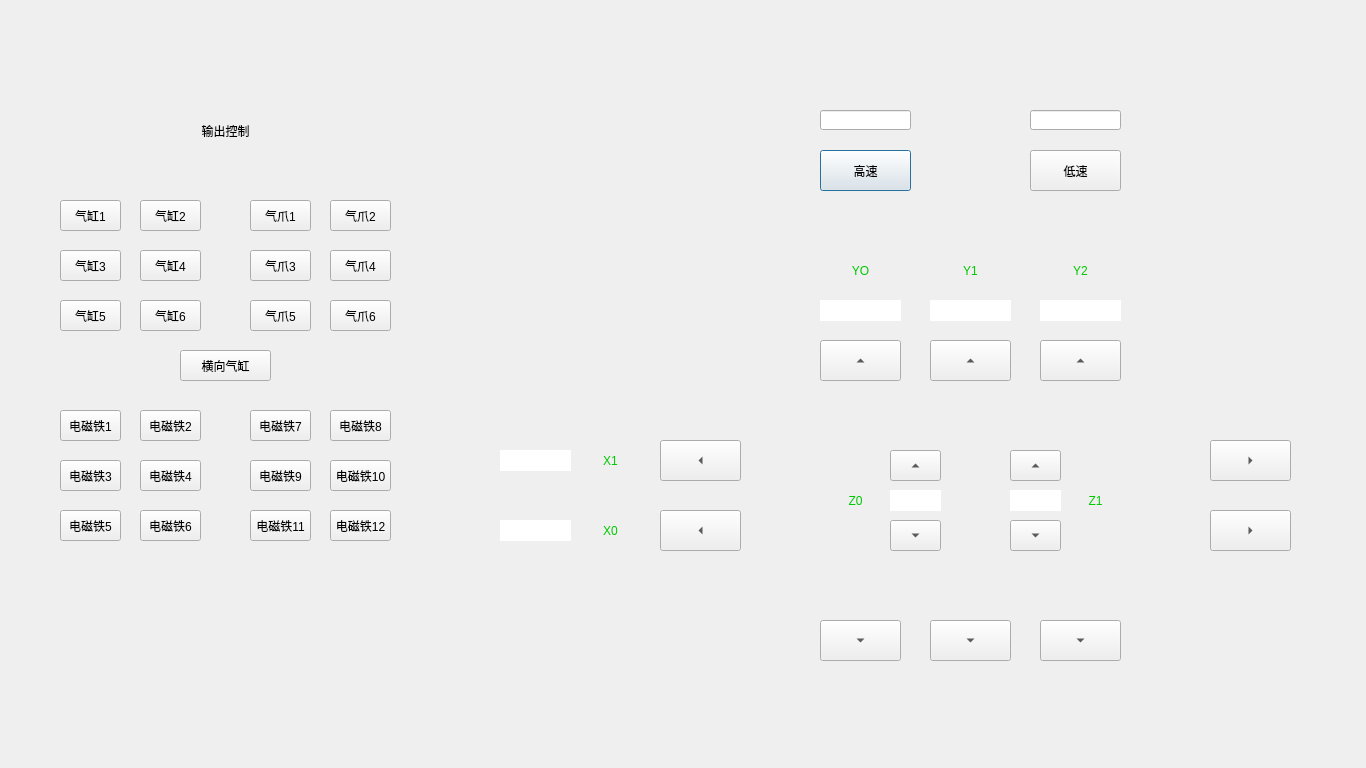
<?xml version="1.0" encoding="UTF-8"?>
<ui version="4.0">
 <class>commissioning</class>
 <widget class="QDialog" name="commissioning">
  <property name="geometry">
   <rect>
    <x>0</x>
    <y>0</y>
    <width>1366</width>
    <height>768</height>
   </rect>
  </property>
  <property name="windowTitle">
   <string>Machine Commissioning</string>
  </property>
  <widget class="QToolButton" name="Y0_AHEAD">
   <property name="geometry">
    <rect>
     <x>820</x>
     <y>340</y>
     <width>81</width>
     <height>41</height>
    </rect>
   </property>
   <property name="text">
    <string>...</string>
   </property>
   <property name="arrowType">
    <enum>Qt::UpArrow</enum>
   </property>
   <attribute name="buttonGroup">
    <string notr="true">commi_button_group</string>
   </attribute>
  </widget>
  <widget class="QToolButton" name="YO_BACK">
   <property name="geometry">
    <rect>
     <x>820</x>
     <y>620</y>
     <width>81</width>
     <height>41</height>
    </rect>
   </property>
   <property name="text">
    <string>...</string>
   </property>
   <property name="arrowType">
    <enum>Qt::DownArrow</enum>
   </property>
   <attribute name="buttonGroup">
    <string notr="true">commi_button_group</string>
   </attribute>
  </widget>
  <widget class="QToolButton" name="X1_RIGHT">
   <property name="geometry">
    <rect>
     <x>1210</x>
     <y>440</y>
     <width>81</width>
     <height>41</height>
    </rect>
   </property>
   <property name="text">
    <string>...</string>
   </property>
   <property name="arrowType">
    <enum>Qt::RightArrow</enum>
   </property>
   <attribute name="buttonGroup">
    <string notr="true">commi_button_group</string>
   </attribute>
  </widget>
  <widget class="QToolButton" name="X1_LEFT">
   <property name="geometry">
    <rect>
     <x>660</x>
     <y>440</y>
     <width>81</width>
     <height>41</height>
    </rect>
   </property>
   <property name="text">
    <string>...</string>
   </property>
   <property name="arrowType">
    <enum>Qt::LeftArrow</enum>
   </property>
   <attribute name="buttonGroup">
    <string notr="true">commi_button_group</string>
   </attribute>
  </widget>
  <widget class="QToolButton" name="Y1_AHEAD">
   <property name="geometry">
    <rect>
     <x>930</x>
     <y>340</y>
     <width>81</width>
     <height>41</height>
    </rect>
   </property>
   <property name="text">
    <string>...</string>
   </property>
   <property name="arrowType">
    <enum>Qt::UpArrow</enum>
   </property>
   <attribute name="buttonGroup">
    <string notr="true">commi_button_group</string>
   </attribute>
  </widget>
  <widget class="QToolButton" name="Y1_BACK">
   <property name="geometry">
    <rect>
     <x>930</x>
     <y>620</y>
     <width>81</width>
     <height>41</height>
    </rect>
   </property>
   <property name="text">
    <string>...</string>
   </property>
   <property name="arrowType">
    <enum>Qt::DownArrow</enum>
   </property>
   <attribute name="buttonGroup">
    <string notr="true">commi_button_group</string>
   </attribute>
  </widget>
  <widget class="QToolButton" name="Y2_AHEAD">
   <property name="geometry">
    <rect>
     <x>1040</x>
     <y>340</y>
     <width>81</width>
     <height>41</height>
    </rect>
   </property>
   <property name="text">
    <string>...</string>
   </property>
   <property name="arrowType">
    <enum>Qt::UpArrow</enum>
   </property>
   <attribute name="buttonGroup">
    <string notr="true">commi_button_group</string>
   </attribute>
  </widget>
  <widget class="QToolButton" name="Y2_BACK">
   <property name="geometry">
    <rect>
     <x>1040</x>
     <y>620</y>
     <width>81</width>
     <height>41</height>
    </rect>
   </property>
   <property name="text">
    <string>...</string>
   </property>
   <property name="arrowType">
    <enum>Qt::DownArrow</enum>
   </property>
   <attribute name="buttonGroup">
    <string notr="true">commi_button_group</string>
   </attribute>
  </widget>
  <widget class="QToolButton" name="X0_LEFT">
   <property name="geometry">
    <rect>
     <x>660</x>
     <y>510</y>
     <width>81</width>
     <height>41</height>
    </rect>
   </property>
   <property name="text">
    <string>...</string>
   </property>
   <property name="arrowType">
    <enum>Qt::LeftArrow</enum>
   </property>
   <attribute name="buttonGroup">
    <string notr="true">commi_button_group</string>
   </attribute>
  </widget>
  <widget class="QToolButton" name="X0_RIGHT">
   <property name="geometry">
    <rect>
     <x>1210</x>
     <y>510</y>
     <width>81</width>
     <height>41</height>
    </rect>
   </property>
   <property name="text">
    <string>...</string>
   </property>
   <property name="arrowType">
    <enum>Qt::RightArrow</enum>
   </property>
   <attribute name="buttonGroup">
    <string notr="true">commi_button_group</string>
   </attribute>
  </widget>
  <widget class="QToolButton" name="Z0_UP">
   <property name="geometry">
    <rect>
     <x>890</x>
     <y>450</y>
     <width>51</width>
     <height>31</height>
    </rect>
   </property>
   <property name="text">
    <string>...</string>
   </property>
   <property name="arrowType">
    <enum>Qt::UpArrow</enum>
   </property>
   <attribute name="buttonGroup">
    <string notr="true">commi_button_group</string>
   </attribute>
  </widget>
  <widget class="QToolButton" name="Z0_DOWN">
   <property name="geometry">
    <rect>
     <x>890</x>
     <y>520</y>
     <width>51</width>
     <height>31</height>
    </rect>
   </property>
   <property name="text">
    <string>...</string>
   </property>
   <property name="arrowType">
    <enum>Qt::DownArrow</enum>
   </property>
   <attribute name="buttonGroup">
    <string notr="true">commi_button_group</string>
   </attribute>
  </widget>
  <widget class="QToolButton" name="Z1_UP">
   <property name="geometry">
    <rect>
     <x>1010</x>
     <y>450</y>
     <width>51</width>
     <height>31</height>
    </rect>
   </property>
   <property name="text">
    <string>...</string>
   </property>
   <property name="arrowType">
    <enum>Qt::UpArrow</enum>
   </property>
   <attribute name="buttonGroup">
    <string notr="true">commi_button_group</string>
   </attribute>
  </widget>
  <widget class="QToolButton" name="Z1_DOWN">
   <property name="geometry">
    <rect>
     <x>1010</x>
     <y>520</y>
     <width>51</width>
     <height>31</height>
    </rect>
   </property>
   <property name="text">
    <string>...</string>
   </property>
   <property name="arrowType">
    <enum>Qt::DownArrow</enum>
   </property>
   <attribute name="buttonGroup">
    <string notr="true">commi_button_group</string>
   </attribute>
  </widget>
  <widget class="QLabel" name="Y0">
   <property name="geometry">
    <rect>
     <x>830</x>
     <y>250</y>
     <width>61</width>
     <height>41</height>
    </rect>
   </property>
   <property name="palette">
    <palette>
     <active>
      <colorrole role="WindowText">
       <brush brushstyle="SolidPattern">
        <color alpha="255">
         <red>0</red>
         <green>200</green>
         <blue>0</blue>
        </color>
       </brush>
      </colorrole>
      <colorrole role="Text">
       <brush brushstyle="SolidPattern">
        <color alpha="255">
         <red>0</red>
         <green>200</green>
         <blue>0</blue>
        </color>
       </brush>
      </colorrole>
     </active>
     <inactive>
      <colorrole role="WindowText">
       <brush brushstyle="SolidPattern">
        <color alpha="255">
         <red>0</red>
         <green>200</green>
         <blue>0</blue>
        </color>
       </brush>
      </colorrole>
      <colorrole role="Text">
       <brush brushstyle="SolidPattern">
        <color alpha="255">
         <red>0</red>
         <green>200</green>
         <blue>0</blue>
        </color>
       </brush>
      </colorrole>
     </inactive>
     <disabled>
      <colorrole role="WindowText">
       <brush brushstyle="SolidPattern">
        <color alpha="255">
         <red>120</red>
         <green>120</green>
         <blue>120</blue>
        </color>
       </brush>
      </colorrole>
      <colorrole role="Text">
       <brush brushstyle="SolidPattern">
        <color alpha="255">
         <red>120</red>
         <green>120</green>
         <blue>120</blue>
        </color>
       </brush>
      </colorrole>
     </disabled>
    </palette>
   </property>
   <property name="styleSheet">
    <string notr="true">font: 24pt &quot;Adobe 黑体 Std R&quot;;</string>
   </property>
   <property name="text">
    <string>YO</string>
   </property>
   <property name="alignment">
    <set>Qt::AlignCenter</set>
   </property>
  </widget>
  <widget class="QLabel" name="Y1">
   <property name="geometry">
    <rect>
     <x>940</x>
     <y>250</y>
     <width>61</width>
     <height>41</height>
    </rect>
   </property>
   <property name="palette">
    <palette>
     <active>
      <colorrole role="WindowText">
       <brush brushstyle="SolidPattern">
        <color alpha="255">
         <red>0</red>
         <green>200</green>
         <blue>0</blue>
        </color>
       </brush>
      </colorrole>
     </active>
     <inactive>
      <colorrole role="WindowText">
       <brush brushstyle="SolidPattern">
        <color alpha="255">
         <red>0</red>
         <green>200</green>
         <blue>0</blue>
        </color>
       </brush>
      </colorrole>
     </inactive>
     <disabled>
      <colorrole role="WindowText">
       <brush brushstyle="SolidPattern">
        <color alpha="255">
         <red>120</red>
         <green>120</green>
         <blue>120</blue>
        </color>
       </brush>
      </colorrole>
     </disabled>
    </palette>
   </property>
   <property name="styleSheet">
    <string notr="true">font: 24pt &quot;Adobe 黑体 Std R&quot;;</string>
   </property>
   <property name="text">
    <string>Y1</string>
   </property>
   <property name="alignment">
    <set>Qt::AlignCenter</set>
   </property>
  </widget>
  <widget class="QLabel" name="Y2">
   <property name="geometry">
    <rect>
     <x>1050</x>
     <y>250</y>
     <width>61</width>
     <height>41</height>
    </rect>
   </property>
   <property name="palette">
    <palette>
     <active>
      <colorrole role="WindowText">
       <brush brushstyle="SolidPattern">
        <color alpha="255">
         <red>0</red>
         <green>200</green>
         <blue>0</blue>
        </color>
       </brush>
      </colorrole>
     </active>
     <inactive>
      <colorrole role="WindowText">
       <brush brushstyle="SolidPattern">
        <color alpha="255">
         <red>0</red>
         <green>200</green>
         <blue>0</blue>
        </color>
       </brush>
      </colorrole>
     </inactive>
     <disabled>
      <colorrole role="WindowText">
       <brush brushstyle="SolidPattern">
        <color alpha="255">
         <red>120</red>
         <green>120</green>
         <blue>120</blue>
        </color>
       </brush>
      </colorrole>
     </disabled>
    </palette>
   </property>
   <property name="styleSheet">
    <string notr="true">font: 24pt &quot;Adobe 黑体 Std R&quot;;</string>
   </property>
   <property name="text">
    <string>Y2</string>
   </property>
   <property name="alignment">
    <set>Qt::AlignCenter</set>
   </property>
  </widget>
  <widget class="QLabel" name="X0">
   <property name="geometry">
    <rect>
     <x>580</x>
     <y>510</y>
     <width>61</width>
     <height>41</height>
    </rect>
   </property>
   <property name="palette">
    <palette>
     <active>
      <colorrole role="WindowText">
       <brush brushstyle="SolidPattern">
        <color alpha="255">
         <red>0</red>
         <green>200</green>
         <blue>0</blue>
        </color>
       </brush>
      </colorrole>
     </active>
     <inactive>
      <colorrole role="WindowText">
       <brush brushstyle="SolidPattern">
        <color alpha="255">
         <red>0</red>
         <green>200</green>
         <blue>0</blue>
        </color>
       </brush>
      </colorrole>
     </inactive>
     <disabled>
      <colorrole role="WindowText">
       <brush brushstyle="SolidPattern">
        <color alpha="255">
         <red>120</red>
         <green>120</green>
         <blue>120</blue>
        </color>
       </brush>
      </colorrole>
     </disabled>
    </palette>
   </property>
   <property name="styleSheet">
    <string notr="true">font: 24pt &quot;Adobe 黑体 Std R&quot;;</string>
   </property>
   <property name="text">
    <string>X0</string>
   </property>
   <property name="alignment">
    <set>Qt::AlignCenter</set>
   </property>
  </widget>
  <widget class="QLabel" name="X1">
   <property name="geometry">
    <rect>
     <x>580</x>
     <y>440</y>
     <width>61</width>
     <height>41</height>
    </rect>
   </property>
   <property name="palette">
    <palette>
     <active>
      <colorrole role="WindowText">
       <brush brushstyle="SolidPattern">
        <color alpha="255">
         <red>0</red>
         <green>200</green>
         <blue>0</blue>
        </color>
       </brush>
      </colorrole>
     </active>
     <inactive>
      <colorrole role="WindowText">
       <brush brushstyle="SolidPattern">
        <color alpha="255">
         <red>0</red>
         <green>200</green>
         <blue>0</blue>
        </color>
       </brush>
      </colorrole>
     </inactive>
     <disabled>
      <colorrole role="WindowText">
       <brush brushstyle="SolidPattern">
        <color alpha="255">
         <red>120</red>
         <green>120</green>
         <blue>120</blue>
        </color>
       </brush>
      </colorrole>
     </disabled>
    </palette>
   </property>
   <property name="styleSheet">
    <string notr="true">font: 24pt &quot;Adobe 黑体 Std R&quot;;</string>
   </property>
   <property name="text">
    <string>X1</string>
   </property>
   <property name="alignment">
    <set>Qt::AlignCenter</set>
   </property>
  </widget>
  <widget class="QLabel" name="Z0">
   <property name="geometry">
    <rect>
     <x>830</x>
     <y>480</y>
     <width>51</width>
     <height>41</height>
    </rect>
   </property>
   <property name="palette">
    <palette>
     <active>
      <colorrole role="WindowText">
       <brush brushstyle="SolidPattern">
        <color alpha="255">
         <red>0</red>
         <green>200</green>
         <blue>0</blue>
        </color>
       </brush>
      </colorrole>
     </active>
     <inactive>
      <colorrole role="WindowText">
       <brush brushstyle="SolidPattern">
        <color alpha="255">
         <red>0</red>
         <green>200</green>
         <blue>0</blue>
        </color>
       </brush>
      </colorrole>
     </inactive>
     <disabled>
      <colorrole role="WindowText">
       <brush brushstyle="SolidPattern">
        <color alpha="255">
         <red>120</red>
         <green>120</green>
         <blue>120</blue>
        </color>
       </brush>
      </colorrole>
     </disabled>
    </palette>
   </property>
   <property name="styleSheet">
    <string notr="true">font: 24pt &quot;Adobe 黑体 Std R&quot;;</string>
   </property>
   <property name="text">
    <string>Z0</string>
   </property>
   <property name="alignment">
    <set>Qt::AlignCenter</set>
   </property>
  </widget>
  <widget class="QLabel" name="Z1">
   <property name="geometry">
    <rect>
     <x>1070</x>
     <y>480</y>
     <width>51</width>
     <height>41</height>
    </rect>
   </property>
   <property name="palette">
    <palette>
     <active>
      <colorrole role="WindowText">
       <brush brushstyle="SolidPattern">
        <color alpha="255">
         <red>0</red>
         <green>200</green>
         <blue>0</blue>
        </color>
       </brush>
      </colorrole>
     </active>
     <inactive>
      <colorrole role="WindowText">
       <brush brushstyle="SolidPattern">
        <color alpha="255">
         <red>0</red>
         <green>200</green>
         <blue>0</blue>
        </color>
       </brush>
      </colorrole>
     </inactive>
     <disabled>
      <colorrole role="WindowText">
       <brush brushstyle="SolidPattern">
        <color alpha="255">
         <red>120</red>
         <green>120</green>
         <blue>120</blue>
        </color>
       </brush>
      </colorrole>
     </disabled>
    </palette>
   </property>
   <property name="styleSheet">
    <string notr="true">font: 24pt &quot;Adobe 黑体 Std R&quot;;</string>
   </property>
   <property name="text">
    <string>Z1</string>
   </property>
   <property name="alignment">
    <set>Qt::AlignCenter</set>
   </property>
  </widget>
  <widget class="QPushButton" name="HIGH_SPEED">
   <property name="geometry">
    <rect>
     <x>820</x>
     <y>150</y>
     <width>91</width>
     <height>41</height>
    </rect>
   </property>
   <property name="styleSheet">
    <string notr="true">font: 14pt &quot;Adobe 黑体 Std R&quot;;</string>
   </property>
   <property name="text">
    <string>高速</string>
   </property>
  </widget>
  <widget class="QPushButton" name="LOW_SPEED">
   <property name="geometry">
    <rect>
     <x>1030</x>
     <y>150</y>
     <width>91</width>
     <height>41</height>
    </rect>
   </property>
   <property name="styleSheet">
    <string notr="true">font: 14pt &quot;Adobe 黑体 Std R&quot;;</string>
   </property>
   <property name="text">
    <string>低速</string>
   </property>
   <attribute name="buttonGroup">
    <string notr="true">Position_Group</string>
   </attribute>
  </widget>
  <widget class="QPushButton" name="AirCylinder1">
   <property name="geometry">
    <rect>
     <x>60</x>
     <y>200</y>
     <width>61</width>
     <height>31</height>
    </rect>
   </property>
   <property name="text">
    <string>气缸1</string>
   </property>
   <attribute name="buttonGroup">
    <string notr="true">AirCylinder_Group</string>
   </attribute>
  </widget>
  <widget class="QPushButton" name="AirCylinder2">
   <property name="geometry">
    <rect>
     <x>140</x>
     <y>200</y>
     <width>61</width>
     <height>31</height>
    </rect>
   </property>
   <property name="text">
    <string>气缸2</string>
   </property>
   <attribute name="buttonGroup">
    <string notr="true">AirCylinder_Group</string>
   </attribute>
  </widget>
  <widget class="QPushButton" name="AirCylinder4">
   <property name="geometry">
    <rect>
     <x>140</x>
     <y>250</y>
     <width>61</width>
     <height>31</height>
    </rect>
   </property>
   <property name="text">
    <string>气缸4</string>
   </property>
   <attribute name="buttonGroup">
    <string notr="true">AirCylinder_Group</string>
   </attribute>
  </widget>
  <widget class="QPushButton" name="AirCylinder3">
   <property name="geometry">
    <rect>
     <x>60</x>
     <y>250</y>
     <width>61</width>
     <height>31</height>
    </rect>
   </property>
   <property name="text">
    <string>气缸3</string>
   </property>
   <attribute name="buttonGroup">
    <string notr="true">AirCylinder_Group</string>
   </attribute>
  </widget>
  <widget class="QPushButton" name="AirCylinder5">
   <property name="geometry">
    <rect>
     <x>60</x>
     <y>300</y>
     <width>61</width>
     <height>31</height>
    </rect>
   </property>
   <property name="text">
    <string>气缸5</string>
   </property>
   <attribute name="buttonGroup">
    <string notr="true">AirCylinder_Group</string>
   </attribute>
  </widget>
  <widget class="QPushButton" name="AirCylinder6">
   <property name="geometry">
    <rect>
     <x>140</x>
     <y>300</y>
     <width>61</width>
     <height>31</height>
    </rect>
   </property>
   <property name="text">
    <string>气缸6</string>
   </property>
   <attribute name="buttonGroup">
    <string notr="true">AirCylinder_Group</string>
   </attribute>
  </widget>
  <widget class="QPushButton" name="Electromagnet6">
   <property name="geometry">
    <rect>
     <x>140</x>
     <y>510</y>
     <width>61</width>
     <height>31</height>
    </rect>
   </property>
   <property name="text">
    <string>电磁铁6</string>
   </property>
   <attribute name="buttonGroup">
    <string notr="true">Electromagnet_Group</string>
   </attribute>
  </widget>
  <widget class="QPushButton" name="Electromagnet4">
   <property name="geometry">
    <rect>
     <x>140</x>
     <y>460</y>
     <width>61</width>
     <height>31</height>
    </rect>
   </property>
   <property name="text">
    <string>电磁铁4</string>
   </property>
   <attribute name="buttonGroup">
    <string notr="true">Electromagnet_Group</string>
   </attribute>
  </widget>
  <widget class="QPushButton" name="Electromagnet2">
   <property name="geometry">
    <rect>
     <x>140</x>
     <y>410</y>
     <width>61</width>
     <height>31</height>
    </rect>
   </property>
   <property name="text">
    <string>电磁铁2</string>
   </property>
   <attribute name="buttonGroup">
    <string notr="true">Electromagnet_Group</string>
   </attribute>
  </widget>
  <widget class="QPushButton" name="Electromagnet1">
   <property name="geometry">
    <rect>
     <x>60</x>
     <y>410</y>
     <width>61</width>
     <height>31</height>
    </rect>
   </property>
   <property name="text">
    <string>电磁铁1</string>
   </property>
   <attribute name="buttonGroup">
    <string notr="true">Electromagnet_Group</string>
   </attribute>
  </widget>
  <widget class="QPushButton" name="Electromagnet5">
   <property name="geometry">
    <rect>
     <x>60</x>
     <y>510</y>
     <width>61</width>
     <height>31</height>
    </rect>
   </property>
   <property name="text">
    <string>电磁铁5</string>
   </property>
   <attribute name="buttonGroup">
    <string notr="true">Electromagnet_Group</string>
   </attribute>
  </widget>
  <widget class="QPushButton" name="Electromagnet3">
   <property name="geometry">
    <rect>
     <x>60</x>
     <y>460</y>
     <width>61</width>
     <height>31</height>
    </rect>
   </property>
   <property name="text">
    <string>电磁铁3</string>
   </property>
   <attribute name="buttonGroup">
    <string notr="true">Electromagnet_Group</string>
   </attribute>
  </widget>
  <widget class="QPushButton" name="GasClaw6">
   <property name="geometry">
    <rect>
     <x>330</x>
     <y>300</y>
     <width>61</width>
     <height>31</height>
    </rect>
   </property>
   <property name="text">
    <string>气爪6</string>
   </property>
   <attribute name="buttonGroup">
    <string notr="true">GasClaw_Group</string>
   </attribute>
  </widget>
  <widget class="QPushButton" name="GasClaw4">
   <property name="geometry">
    <rect>
     <x>330</x>
     <y>250</y>
     <width>61</width>
     <height>31</height>
    </rect>
   </property>
   <property name="text">
    <string>气爪4</string>
   </property>
   <attribute name="buttonGroup">
    <string notr="true">GasClaw_Group</string>
   </attribute>
  </widget>
  <widget class="QPushButton" name="GasClaw2">
   <property name="geometry">
    <rect>
     <x>330</x>
     <y>200</y>
     <width>61</width>
     <height>31</height>
    </rect>
   </property>
   <property name="text">
    <string>气爪2</string>
   </property>
   <attribute name="buttonGroup">
    <string notr="true">GasClaw_Group</string>
   </attribute>
  </widget>
  <widget class="QPushButton" name="GasClaw1">
   <property name="geometry">
    <rect>
     <x>250</x>
     <y>200</y>
     <width>61</width>
     <height>31</height>
    </rect>
   </property>
   <property name="text">
    <string>气爪1</string>
   </property>
   <attribute name="buttonGroup">
    <string notr="true">GasClaw_Group</string>
   </attribute>
  </widget>
  <widget class="QPushButton" name="GasClaw5">
   <property name="geometry">
    <rect>
     <x>250</x>
     <y>300</y>
     <width>61</width>
     <height>31</height>
    </rect>
   </property>
   <property name="text">
    <string>气爪5</string>
   </property>
   <attribute name="buttonGroup">
    <string notr="true">GasClaw_Group</string>
   </attribute>
  </widget>
  <widget class="QPushButton" name="GasClaw3">
   <property name="geometry">
    <rect>
     <x>250</x>
     <y>250</y>
     <width>61</width>
     <height>31</height>
    </rect>
   </property>
   <property name="text">
    <string>气爪3</string>
   </property>
   <attribute name="buttonGroup">
    <string notr="true">GasClaw_Group</string>
   </attribute>
  </widget>
  <widget class="QPushButton" name="Electromagnet9">
   <property name="geometry">
    <rect>
     <x>250</x>
     <y>460</y>
     <width>61</width>
     <height>31</height>
    </rect>
   </property>
   <property name="text">
    <string>电磁铁9</string>
   </property>
   <attribute name="buttonGroup">
    <string notr="true">Electromagnet_Group</string>
   </attribute>
  </widget>
  <widget class="QPushButton" name="Electromagnet11">
   <property name="geometry">
    <rect>
     <x>250</x>
     <y>510</y>
     <width>61</width>
     <height>31</height>
    </rect>
   </property>
   <property name="text">
    <string>电磁铁11</string>
   </property>
   <attribute name="buttonGroup">
    <string notr="true">Electromagnet_Group</string>
   </attribute>
  </widget>
  <widget class="QPushButton" name="Electromagnet10">
   <property name="geometry">
    <rect>
     <x>330</x>
     <y>460</y>
     <width>61</width>
     <height>31</height>
    </rect>
   </property>
   <property name="text">
    <string>电磁铁10</string>
   </property>
   <attribute name="buttonGroup">
    <string notr="true">Electromagnet_Group</string>
   </attribute>
  </widget>
  <widget class="QPushButton" name="Electromagnet7">
   <property name="geometry">
    <rect>
     <x>250</x>
     <y>410</y>
     <width>61</width>
     <height>31</height>
    </rect>
   </property>
   <property name="text">
    <string>电磁铁7</string>
   </property>
   <attribute name="buttonGroup">
    <string notr="true">Electromagnet_Group</string>
   </attribute>
  </widget>
  <widget class="QPushButton" name="Electromagnet12">
   <property name="geometry">
    <rect>
     <x>330</x>
     <y>510</y>
     <width>61</width>
     <height>31</height>
    </rect>
   </property>
   <property name="text">
    <string>电磁铁12</string>
   </property>
   <attribute name="buttonGroup">
    <string notr="true">Electromagnet_Group</string>
   </attribute>
  </widget>
  <widget class="QPushButton" name="Electromagnet8">
   <property name="geometry">
    <rect>
     <x>330</x>
     <y>410</y>
     <width>61</width>
     <height>31</height>
    </rect>
   </property>
   <property name="text">
    <string>电磁铁8</string>
   </property>
   <attribute name="buttonGroup">
    <string notr="true">Electromagnet_Group</string>
   </attribute>
  </widget>
  <widget class="QLabel" name="Live_Status_5">
   <property name="geometry">
    <rect>
     <x>60</x>
     <y>110</y>
     <width>331</width>
     <height>41</height>
    </rect>
   </property>
   <property name="styleSheet">
    <string notr="true">font: 28pt &quot;Adobe 黑体 Std R&quot;;</string>
   </property>
   <property name="text">
    <string>输出控制</string>
   </property>
   <property name="alignment">
    <set>Qt::AlignCenter</set>
   </property>
  </widget>
  <widget class="QLabel" name="X1_Position">
   <property name="geometry">
    <rect>
     <x>500</x>
     <y>450</y>
     <width>71</width>
     <height>21</height>
    </rect>
   </property>
   <property name="styleSheet">
    <string notr="true">background-color: rgb(255, 255, 255);</string>
   </property>
   <property name="text">
    <string/>
   </property>
   <property name="alignment">
    <set>Qt::AlignCenter</set>
   </property>
  </widget>
  <widget class="QLabel" name="X0_Position">
   <property name="geometry">
    <rect>
     <x>500</x>
     <y>520</y>
     <width>71</width>
     <height>21</height>
    </rect>
   </property>
   <property name="styleSheet">
    <string notr="true">background-color: rgb(255, 255, 255);</string>
   </property>
   <property name="text">
    <string/>
   </property>
   <property name="alignment">
    <set>Qt::AlignCenter</set>
   </property>
  </widget>
  <widget class="QLabel" name="Y0_Position">
   <property name="geometry">
    <rect>
     <x>820</x>
     <y>300</y>
     <width>81</width>
     <height>21</height>
    </rect>
   </property>
   <property name="styleSheet">
    <string notr="true">background-color: rgb(255, 255, 255);</string>
   </property>
   <property name="text">
    <string/>
   </property>
   <property name="alignment">
    <set>Qt::AlignCenter</set>
   </property>
  </widget>
  <widget class="QLabel" name="Y1_Position">
   <property name="geometry">
    <rect>
     <x>930</x>
     <y>300</y>
     <width>81</width>
     <height>21</height>
    </rect>
   </property>
   <property name="styleSheet">
    <string notr="true">background-color: rgb(255, 255, 255);</string>
   </property>
   <property name="text">
    <string/>
   </property>
   <property name="alignment">
    <set>Qt::AlignCenter</set>
   </property>
  </widget>
  <widget class="QLabel" name="Y2_Position">
   <property name="geometry">
    <rect>
     <x>1040</x>
     <y>300</y>
     <width>81</width>
     <height>21</height>
    </rect>
   </property>
   <property name="styleSheet">
    <string notr="true">background-color: rgb(255, 255, 255);</string>
   </property>
   <property name="text">
    <string/>
   </property>
   <property name="alignment">
    <set>Qt::AlignCenter</set>
   </property>
  </widget>
  <widget class="QLabel" name="Z0_Position">
   <property name="geometry">
    <rect>
     <x>890</x>
     <y>490</y>
     <width>51</width>
     <height>21</height>
    </rect>
   </property>
   <property name="styleSheet">
    <string notr="true">background-color: rgb(255, 255, 255);</string>
   </property>
   <property name="text">
    <string/>
   </property>
   <property name="alignment">
    <set>Qt::AlignCenter</set>
   </property>
  </widget>
  <widget class="QLabel" name="Z1_Position">
   <property name="geometry">
    <rect>
     <x>1010</x>
     <y>490</y>
     <width>51</width>
     <height>21</height>
    </rect>
   </property>
   <property name="styleSheet">
    <string notr="true">background-color: rgb(255, 255, 255);</string>
   </property>
   <property name="text">
    <string/>
   </property>
   <property name="alignment">
    <set>Qt::AlignCenter</set>
   </property>
  </widget>
  <widget class="QPushButton" name="CrossWiseAirCylinder">
   <property name="geometry">
    <rect>
     <x>180</x>
     <y>350</y>
     <width>91</width>
     <height>31</height>
    </rect>
   </property>
   <property name="text">
    <string>横向气缸</string>
   </property>
  </widget>
  <widget class="QLineEdit" name="HIGH_SPEED_SET">
   <property name="geometry">
    <rect>
     <x>820</x>
     <y>110</y>
     <width>91</width>
     <height>20</height>
    </rect>
   </property>
  </widget>
  <widget class="QLineEdit" name="LOW_SPEED_SET">
   <property name="geometry">
    <rect>
     <x>1030</x>
     <y>110</y>
     <width>91</width>
     <height>20</height>
    </rect>
   </property>
  </widget>
 </widget>
 <resources/>
 <connections/>
 <buttongroups>
  <buttongroup name="AirCylinder_Group"/>
  <buttongroup name="Electromagnet_Group"/>
  <buttongroup name="GasClaw_Group"/>
  <buttongroup name="Position_Group"/>
  <buttongroup name="commi_button_group"/>
 </buttongroups>
</ui>
